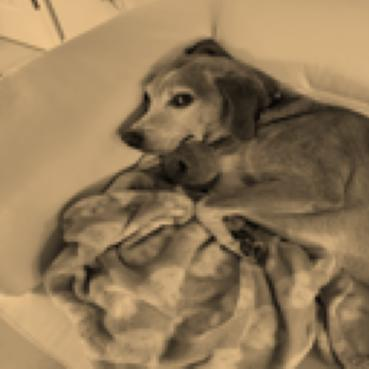
#> input picture Image_Classification/sampleimg_sepia.jpeg, 369 x 369 px
$ python basic_filter.py
#> lines starting #> are read from the running program, lines starting #| are printed output that depends on the picture
#> the answer given: sampleimg_sepia.jpeg
#> the answer given: 1
from PIL import Image, ImageFilter
import matplotlib.pyplot as plt
import os

def apply_blur_filter(image_path, output_path="blurred_image.png"):
#> called with image_path = 'sampleimg_sepia.jpeg', output_path = 'sampleimg_sepia_blurred.jpeg'
    try: # open the image and apply a predefined blur function
        img = Image.open(image_path)
#> img is the input picture: PIL image 369x369 RGB; mean R, G, B 146.1, 121.6, 87.9
        img_resized = img.resize((128, 128))
        img_blurred = img_resized.filter(ImageFilter.GaussianBlur(radius=2))
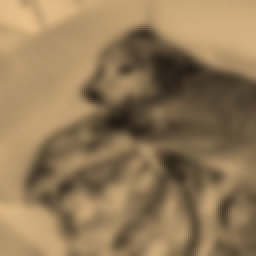
#> img_blurred: PIL image 128x128 RGB (shown 2 times larger); mean R, G, B 146.1, 121.6, 87.9

        # show image and save results
        plt.imshow(img_blurred)
        plt.axis('off')
        plt.savefig(output_path, bbox_inches='tight', pad_inches=0)
        plt.close()
        print(f"Processed image saved as '{output_path}'.")

    # get processing errors
    except Exception as e:
        print(f"Error processing image: {e}")

# sepia helper, defines color adjustments
def apply_sepia(img):
    gray = img.convert("L")
    sepia = Image.merge("RGB", (
        gray.point(lambda p: int(p * 240 / 255)),
        gray.point(lambda p: int(p * 200 / 255)),
        gray.point(lambda p: int(p * 145 / 255))
    ))
    return sepia


def apply_sepia_filter(image_path, output_path="sepia_image.png"):
    try:
        img = Image.open(image_path)
        img_resized = img.resize((128, 128))
        img_sepia = apply_sepia(img_resized)

        # show image and save results
        plt.imshow(img_sepia)
        plt.axis('off')
        plt.savefig(output_path, bbox_inches='tight', pad_inches=0)
        plt.close()
        print(f"Processed image saved as '{output_path}'.")

    except Exception as e:
        print(f"Error processing image: {e}")


# only runs if used directly in this implementation,
# not used if imported into someone else's code
if __name__ == "__main__":
    print("Image Processor (type 'exit' to quit)\n")
    while True:
#> (the run stopped early here; a loop or call above may not have finished)
